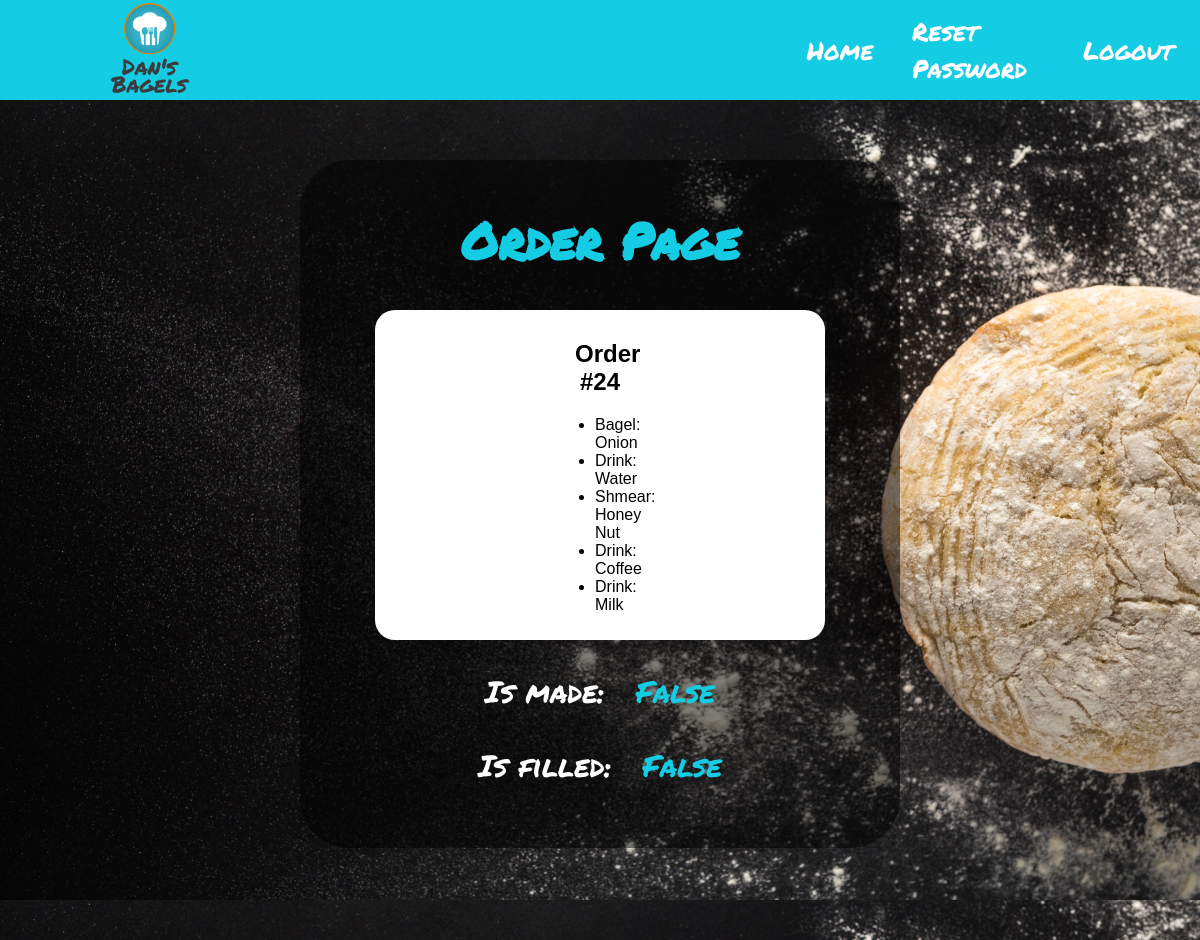
Page /fill_order/24/ (signed in) on the committed database.
### home/models.py (models this page shows, shortened)
class Order(models.Model):
    items = models.CharField(max_length=200, default='none')
    isMade = models.BooleanField(default=False)
    isFilled = models.BooleanField(default=False)
    bagels = []
    sandwiches = []

class foodItem(models.Model):
    type = models.CharField(max_length=200)
    sub_type = models.CharField(max_length=200)
    inv_count = models.IntegerField()
    price = models.DecimalField(decimal_places=2,max_digits=10)
    item_id = models.IntegerField(default=random.randint(1000, 140000))

### home/views.py (the view)
# urls.py: path('fill_order/<order_id>/', views.fill_order, name='fill_order'),
def fill_order(request, order_id):
    user_context = get_user_context(request)
    item_string = Order.objects.filter(id=int(order_id))[0].items
    item_list = item_string.split(',')
    item_obj = list()
    for item in item_list:
        if item != '':
            item_obj.append(foodItem.objects.filter(id=item)[0])
    context = {
        'order': get_object_or_404(Order, pk=order_id),
        'items': item_obj,
    }
    context.update(user_context)
    return render(request, 'home/fill_order.html', context)

### home/views.py (called while the page is built, shortened)
def get_user_context(request):
    urls = {}
    group = None
    button_link = '/accounts/login/'
    try:
        group = str(request.user.groups.all()[0])
    except IndexError:
        group = "No Group"
    if group == "Customer":
        urls.update({
            "Build Your Bagel!": "/build/",
            'Add Money': '/addMoney/',
        })
        button_link = '/build/'
    elif group == "Cashier":
        urls.update({
            "Check Queue": "/queue/",
        })
        button_link = '/queue/'
    elif group == "Chef":
        urls.update({
            "Check Queue": "/queue/",
        })
        button_link = '/queue/'
    context = {
            'user': request.user,
            'group': group,
            'urls': urls,
            'button_link': button_link,
    }
    return context

### home/templates/home/fill_order.html (shortened to what this page needs)
{% load static %}
<!DOCTYPE html>
<html lang="en">
	<head>
		<link href="{% static 'home/style.css' %}" rel="stylesheet">
	</head>
	<body>
		<div class='header'>
			<div class='logo'>
				<a href='/'><img class='logo_img' src="{% static 'home/logo.png' %}" alt="I've misplaced the logo..."></a>
			</div>
			<div class='menu'>
				<div class='menu_item'>
					<a href='/' class='menu_link'>Home</a>
				</div>
				{% if user.is_authenticated %}
				<div class='menu_item'>
					<a href="/accounts/password_reset/" class='menu_link'>Reset Password</a>
				</div>
				<div class='menu_item'>
					<a href="/accounts/logout/?next=/" class='menu_link'>Logout</a>
				</div>
				{% endif %}
			</div>
		</div>
		<div class='fill_order_body body_page'>
			<div class='content_box' id='fill_order_box'>
				<h1 class='queue_title'>Order Page</h1>
				{% if user.is_authenticated %}
				<div class='order_box'>
				<h2 class='order_title'>Order #{{ order.id }}</h2>
					<ul class='items_list'>
					{% for item in items %}
						<li>{{ item.type }}: {{ item.sub_type }}</li>
					{% endfor %}
					</ul>
				</div>
				<p class='fill_order_status'><a href='/fill_order/{{ order.id }}/isMade/' class='fill_order_link'>Is made:</a> {{ order.isMade }}</p>
				<p class='fill_order_status'><a href='/fill_order/{{ order.id }}/isFilled/' class='fill_order_link'>Is filled:</a> {{ order.isFilled }}</p>
				{% else %}
				<p>You are not currently logged in, <a href="/accounts/login/">login here.</a>
				{% endif %}
			</div>
		</div>
	</body>
</html>

### home/static/home/style.css (style rules this page uses)
.header { display: flex; background-color: #14cce3; height: 100px; }
.logo { display: flex; justify-content: center; align-items: center; width: 25%; height: 100px; }
.logo_img { height: 100px; }
.menu { display: flex; justify-content: flex-end; width: 75%; height: 100px; }
.menu_item { display: flex; align-items: center; justify-content: center; height: 100px; width: 16%; }
.menu_link { font-family: 'Permanent Marker', 'cursive'; font-size: 25px; color: white; text-decoration: none; }
.body_page { padding-top: 5%; background-size: 100%; height: 780px; }
.fill_order_body { background-image: url('dough_2.jpg'); }
.content_box { border-radius: 50px; background-color: white; background-color: rgba(0, 0, 0, .5); margin-left: 25%; margin-right: 25%; text-align: center; display: flex; align-items: center; justify-content: center; }
#fill_order_box { padding-top: 10px; padding-bottom: 30px; display: block; }
.queue_title { font-family: 'Permanent Marker', 'cursive'; font-size: 50px; color: #14cce3; }
.order_box { background-color: white; margin-right: 75px; margin-left: 75px; border-radius: 20px; padding-bottom: 10px; padding-top: 10px; padding-left: 200px; padding-right: 200px; }
.order_title { font-family: 'Arial'; }
.items_list { text-align: left; font-family: 'Arial'; padding-left: 40%; }
.fill_order_link { color: white; font-family: 'Permanent Marker', 'cursive'; font-size: 30px; text-decoration: none; margin-right: 20px; }
.fill_order_status { color: #14cce3; font-family: 'Permanent Marker', 'cursive'; font-size: 30px; text-decoration: none; }
body { margin: 0; padding: 0; }

### rows in the picture
Order: id "24", isMade "False", isFilled "False"
foodItem: type "Bagel", sub_type "Onion"
foodItem: type "Drink", sub_type "Water"
foodItem: type "Shmear", sub_type "Honey Nut"
foodItem: type "Drink", sub_type "Coffee"
foodItem: type "Drink", sub_type "Milk"
